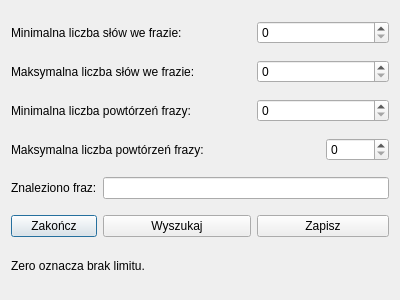
<?xml version="1.0" encoding="UTF-8"?>
<ui version="4.0">
 <class>GlossaryExtractorDialog</class>
 <widget class="QDialog" name="GlossaryExtractorDialog">
  <property name="geometry">
   <rect>
    <x>0</x>
    <y>0</y>
    <width>400</width>
    <height>300</height>
   </rect>
  </property>
  <property name="windowTitle">
   <string>Dialog</string>
  </property>
  <layout class="QGridLayout" name="gridLayout">
   <item row="0" column="0" colspan="2">
    <widget class="QLabel" name="label">
     <property name="text">
      <string>Minimalna liczba słów we frazie:</string>
     </property>
    </widget>
   </item>
   <item row="0" column="3" colspan="2">
    <widget class="QSpinBox" name="_minWordCount"/>
   </item>
   <item row="1" column="0" colspan="3">
    <widget class="QLabel" name="label_2">
     <property name="text">
      <string>Maksymalna liczba słów we frazie:</string>
     </property>
    </widget>
   </item>
   <item row="1" column="3" colspan="2">
    <widget class="QSpinBox" name="_maxWordCount"/>
   </item>
   <item row="2" column="0" colspan="3">
    <widget class="QLabel" name="label_3">
     <property name="text">
      <string>Minimalna liczba powtórzeń frazy:</string>
     </property>
    </widget>
   </item>
   <item row="2" column="3" colspan="2">
    <widget class="QSpinBox" name="_minOccurence"/>
   </item>
   <item row="3" column="0" colspan="4">
    <widget class="QLabel" name="label_4">
     <property name="text">
      <string>Maksymalna liczba powtórzeń frazy:</string>
     </property>
    </widget>
   </item>
   <item row="3" column="4">
    <widget class="QSpinBox" name="_maxOccurence"/>
   </item>
   <item row="4" column="0">
    <widget class="QLabel" name="label_5">
     <property name="text">
      <string>Znaleziono fraz:</string>
     </property>
    </widget>
   </item>
   <item row="4" column="1" colspan="4">
    <widget class="QLineEdit" name="_foundCount"/>
   </item>
   <item row="5" column="0">
    <widget class="QPushButton" name="_close">
     <property name="text">
      <string>Zakończ</string>
     </property>
    </widget>
   </item>
   <item row="5" column="1" colspan="2">
    <widget class="QPushButton" name="_find">
     <property name="text">
      <string>Wyszukaj</string>
     </property>
    </widget>
   </item>
   <item row="5" column="3" colspan="2">
    <widget class="QPushButton" name="_save">
     <property name="text">
      <string>Zapisz</string>
     </property>
    </widget>
   </item>
   <item row="6" column="0" colspan="2">
    <widget class="QLabel" name="label_6">
     <property name="sizePolicy">
      <sizepolicy hsizetype="Minimum" vsizetype="Minimum">
       <horstretch>0</horstretch>
       <verstretch>0</verstretch>
      </sizepolicy>
     </property>
     <property name="maximumSize">
      <size>
       <width>200</width>
       <height>25</height>
      </size>
     </property>
     <property name="text">
      <string>Zero oznacza brak limitu.</string>
     </property>
    </widget>
   </item>
  </layout>
 </widget>
 <resources/>
 <connections/>
</ui>
